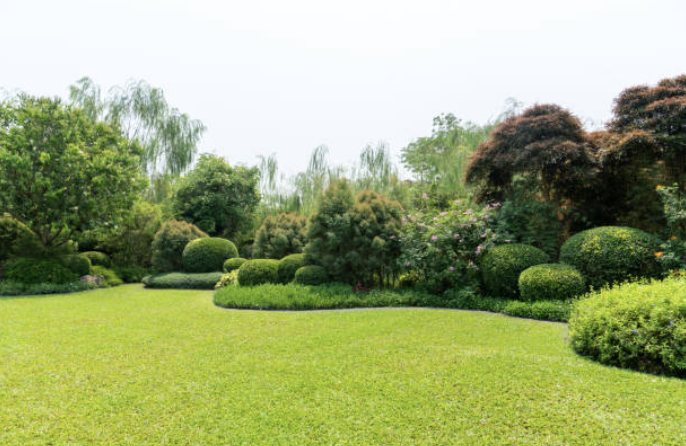
#> input picture pipeline/generation/data/garden.jpg, 686 x 446 px
$ python main.py --ref-image ../generation/data/garden.jpg
#> lines starting #> are read from the running program, lines starting #| are printed output that depends on the picture; after the words box and inside, x2 and y2 are one past the last pixel; in counts of white or black regions, pixels touching at a corner belong together
### pipeline/zone_selection/utils.py
from __future__ import annotations

from dataclasses import dataclass
from typing import Iterable, List, Sequence, Tuple

import cv2
import numpy as np
from pycocotools import mask as mask_utils


Point = Tuple[float, float]
BBox = Tuple[float, float, float, float]  # x, y, w, h


@dataclass
class CoordinateMapper:
    """
    Gère la conversion entre :
    - espace de référence (image préprocessée)
    - espace d'affichage (image upscalée pour l'utilisateur)
    """

    ref_width: int
    ref_height: int
    disp_width: int
    disp_height: int

    @classmethod
    def from_shapes(cls, ref_shape: Tuple[int, int], disp_shape: Tuple[int, int]) -> "CoordinateMapper":
        """ref_shape et disp_shape sont au format (height, width)."""
        ref_h, ref_w = ref_shape
        disp_h, disp_w = disp_shape
        return cls(ref_width=ref_w, ref_height=ref_h, disp_width=disp_w, disp_height=disp_h)

    @property
    def scale_x(self) -> float:
        return self.disp_width / self.ref_width

    @property
    def scale_y(self) -> float:
        return self.disp_height / self.ref_height

    # --- Points ---

    # [24 lines left out: functions to_ref_point, to_disp_point, mask_display_to_ref, not called in this run]


def polygon_points_display_to_ref(points_disp: Sequence[Point], mapper: CoordinateMapper) -> List[Point]:
    """Mappe tous les points d'un polygone de l'espace affichage vers l'espace référence."""
    return [mapper.to_ref_point(p) for p in points_disp]


# [48 lines left out: functions polygon_to_mask_ref, compute_bbox_from_mask, compute_centroid_from_mask, not called in this run]


def compute_area_pixels(mask_ref: np.ndarray) -> int:
    """Nombre de pixels à 1 dans le masque."""
    return int((mask_ref > 0).sum())


# [17 lines left out: function mask_to_coco_rle, not called in this run]


def ensure_uint8_mask(mask: np.ndarray) -> np.ndarray:
    """Normalise un masque quelconque en masque 0/1 uint8."""
    return (mask > 0).astype("uint8")

### pipeline/zone_selection/main.py
import argparse
import cv2
import numpy as np
from pathlib import Path

from utils import (
    CoordinateMapper,
    compute_area_pixels,
    compute_bbox_from_mask,
    compute_centroid_from_mask,
    mask_to_coco_rle,
)
from polygon_tool import PolygonTool
from brush_tool import BrushTool
from export_json import build_zone_dict, export_user_zones, save_mask_png, save_overlay_png


# racine du projet Paysagea
PROJECT_ROOT = Path(__file__).resolve().parents[2]
ZONE_SELECTION_ROOT = Path(__file__).resolve().parents[1]

DEFAULT_REF_IMAGE_PATH = PROJECT_ROOT / "Inputs" / "menphis_depay-400x225_01_preprocessed.png"
DEFAULT_OUTPUTS_DIR = ZONE_SELECTION_ROOT / "outputs"
DEFAULT_OUTPUTS_DIR.mkdir(parents=True, exist_ok=True)


def _choose_mode() -> str:
    """
    Petite fenêtre de choix UX : pinceau ou polygone.
    Retourne 'brush' ou 'polygon'.
    """
    win_name = "Choix du mode"
    canvas = 255 * np.ones((200, 500, 3), dtype="uint8")
    cv2.putText(canvas, "Appuie sur 'b' pour Pinceau", (20, 80), cv2.FONT_HERSHEY_SIMPLEX, 0.7, (0, 0, 0), 2)
    cv2.putText(canvas, "ou sur 'p' pour Polygone", (20, 130), cv2.FONT_HERSHEY_SIMPLEX, 0.7, (0, 0, 0), 2)

    cv2.namedWindow(win_name, cv2.WINDOW_NORMAL)
    cv2.imshow(win_name, canvas)

    mode = None
    while mode is None:
        key = cv2.waitKey(50) & 0xFF
        if key in (ord("b"), ord("B")):
            mode = "brush"
        elif key in (ord("p"), ord("P")):
            mode = "polygon"
        elif key == 27:  # ESC -> on annule
            mode = "cancel"

    cv2.destroyWindow(win_name)
    return mode


# [48 lines left out: function _choose_next_action, not called in this run]


def main():
    parser = argparse.ArgumentParser(
        description="Outil zone-selection (polygon/brush) exportant user_zone.json aligné sur une image de référence."
    )
    parser.add_argument(
        "--ref-image",
        type=str,
        default=str(DEFAULT_REF_IMAGE_PATH),
        help="Chemin vers l'image de référence (préprocessée, même taille que SAM/Depth).",
    )
    parser.add_argument(
        "--output-dir",
        type=str,
        default=str(DEFAULT_OUTPUTS_DIR),
        help="Dossier de sortie (user_zone.json + mask/overlay PNG).",
    )
    parser.add_argument(
        "--display-scale",
        type=float,
        default=3.0,
        help="Facteur d'agrandissement pour l'affichage UI (coordonnées exportées restent celles de la ref).",
    )

    args = parser.parse_args()

    ref_image_path = Path(args.ref_image).expanduser().resolve()
    outputs_dir = Path(args.output_dir).expanduser().resolve()
    outputs_dir.mkdir(parents=True, exist_ok=True)

    print(f"Tentative de chargement de l'image de référence : {ref_image_path}")

    if not ref_image_path.exists():
        print("Erreur : le fichier n'existe pas à cet emplacement.")
        return

    ref_img = cv2.imread(str(ref_image_path))
#> ref_img is the input picture: shape (446, 686, 3); mean B, G, R 118.8, 167.8, 155.9
    if ref_img is None:
        print("Erreur : impossible de charger l'image (cv2.imread a échoué).")
        return

    ref_h, ref_w = ref_img.shape[:2]
#> ref_h = 446; ref_w = 686
    print(f"Image de référence chargée avec succès : {ref_w}x{ref_h}")
#| Image de référence chargée avec succès : 686x446

    # image d'affichage : upscale pour le confort
    scale_factor = float(args.display_scale)
    disp_w = int(ref_w * scale_factor)
#> disp_w = 2058
    disp_h = int(ref_h * scale_factor)
#> disp_h = 1338
    disp_img = cv2.resize(ref_img, (disp_w, disp_h), interpolation=cv2.INTER_LINEAR)

    mapper = CoordinateMapper.from_shapes(ref_shape=(ref_h, ref_w), disp_shape=(disp_h, disp_w))

    # --- boucle multi-zones ---
    zones = []
    combined_mask_ref = np.zeros((ref_h, ref_w), dtype="uint8")
    zone_idx = 0

    # mode initial (une seule fois)
    mode = _choose_mode()
#> in _choose_mode, `cv2.imshow(win_name, canvas)`:
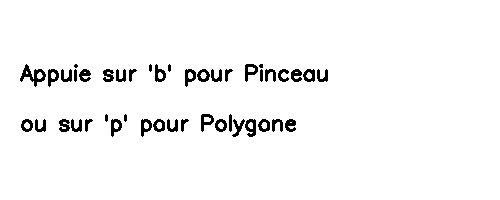
#> window 'Choix du mode': shape (200, 500, 3); 96.5% white; 44 black regions (2 under 20 px), largest, box (x1, y1, x2, y2) and area: (20, 64, 46, 87) 224, (245, 119, 256, 137) 125, (245, 64, 258, 82) 116
#> (key Esc is pressed here)
    if mode == "cancel":
        print("Choix annulé par l'utilisateur, arrêt.")
        return

    should_export = False
    quit_without_saving = False

    while True:

        if mode == "polygon":
            window_name = f"Zone {zone_idx + 1} (polygon)"
            tool = PolygonTool(disp_img, window_name=window_name)
        else:
            window_name = f"Zone {zone_idx + 1} (brush)"
            tool = BrushTool(disp_img, window_name=window_name)

        mask_disp, points_disp = tool.run()
        if mask_disp is None:
            print("Aucune zone validée, arrêt de la création de zones.")
            break

        # Conversion du masque en espace de référence
        mask_ref = mapper.mask_display_to_ref(mask_disp)
        area_pixels = compute_area_pixels(mask_ref)
        if area_pixels == 0:
            print("Zone vide (aucun pixel sélectionné), ignorée.")
            continue

        # Calcul des métriques en espace de référence
        bbox = compute_bbox_from_mask(mask_ref)  # [x, y, w, h]
        centroid = compute_centroid_from_mask(mask_ref)
        rle = mask_to_coco_rle(mask_ref)

        label = f"plantable_zone_{zone_idx + 1}"
        zone = build_zone_dict(
            zone_id=zone_idx,
            mode=mode,
            label=label,
            bbox=bbox,
            centroid=centroid,
            area_pixels=area_pixels,
            polygon_points=points_disp,
            mask_rle=rle,
        )
        zones.append(zone)
        combined_mask_ref = np.maximum(combined_mask_ref, mask_ref)
        zone_idx += 1

        print(f"Zone {zone_idx} ajoutée ({mode}), aire = {area_pixels} pixels.")

        # après validation : action suivante
        action = _choose_next_action(current_mode=mode, zone_count=zone_idx)
        if action == "save_quit":
            should_export = True
            break
        if action == "quit_no_save":
            quit_without_saving = True
            break
        if action == "new_polygon":
            mode = "polygon"
        elif action == "new_brush":
            mode = "brush"
        else:
            # new_same
            pass

    if quit_without_saving:
        print("Sortie demandée sans sauvegarde. Aucun fichier n'a été exporté.")
        return

    if not zones:
        print("Aucune zone créée, arrêt sans export.")
        return

    if not should_export:
        # Par sécurité : on n'exporte que sur demande explicite (touche 's')
        print("Aucune sauvegarde demandée (touche 's'). Aucun fichier n'a été exporté.")
        return

    # Préparation des chemins de sortie (export final avec toutes les zones)
    image_filename = ref_image_path.name
    image_id = ref_image_path.stem

    json_path = outputs_dir / "user_zone.json"
    mask_png_path = outputs_dir / "user_zone_mask.png"
    overlay_png_path = outputs_dir / "user_zone_overlay.png"

    export_user_zones(
        zones=zones,
        output_json_path=json_path,
        image_id=image_id,
        image_filename=image_filename,
        image_size=(ref_w, ref_h),
    )

    save_mask_png(combined_mask_ref, mask_png_path)
    save_overlay_png(ref_img, combined_mask_ref, overlay_png_path)

    print(f"{len(zones)} zone(s) utilisateur sauvegardée(s) dans : {json_path}")
    print(f"Masque combiné des zones : {mask_png_path}")
    print(f"Overlay combiné des zones : {overlay_png_path}")


if __name__ == "__main__":
    main()
